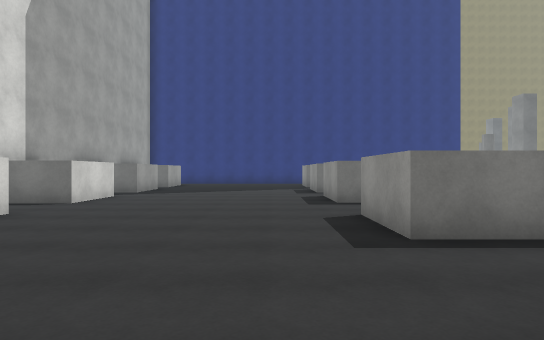
[1] (above)

22 first-person views from a walk through a Unity game level. The camera is 1.4 m above the floor, looks level and sees 75° across. The floor is counted in squares, 2 m on a side. Each view is taken from the middle of a square. On the plan, view 1 faces up. The plan holds only what a view shows up to about 11 squares ahead; the rest is blank. The place goes on beyond the plan. The player character is not drawn. Some animated figures are not drawn. Surface patterns are stand-ins for the level's own textures.

[2]
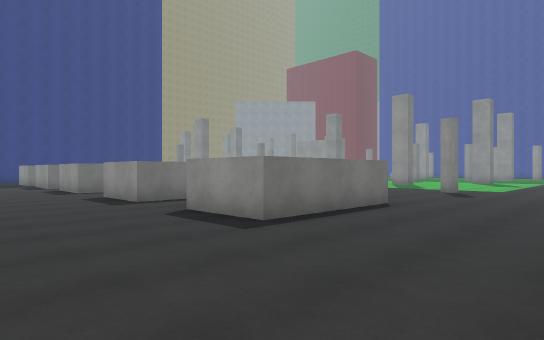

[3]
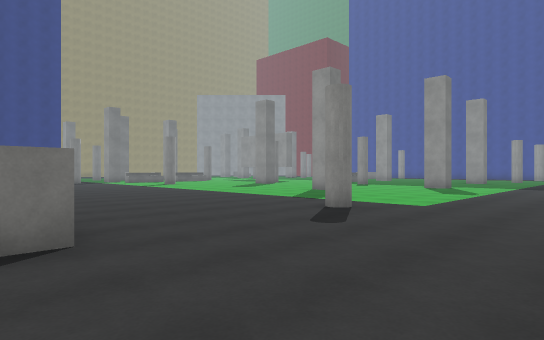

[4]
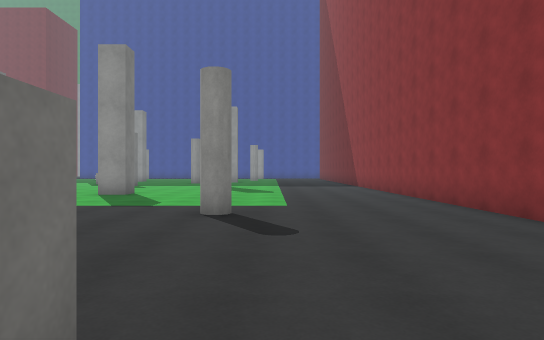

[5]
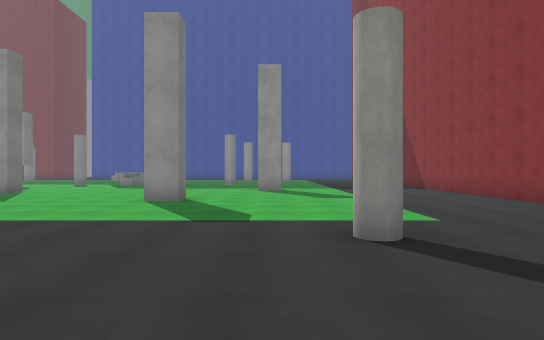

[6]
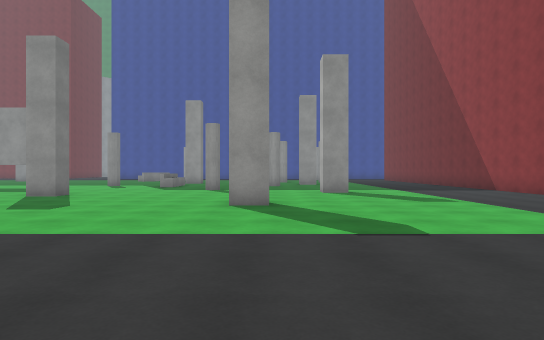

[7]
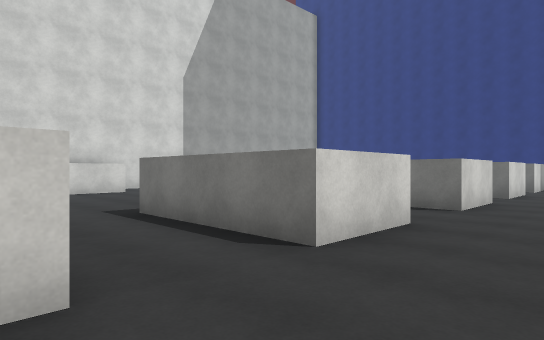

[8]
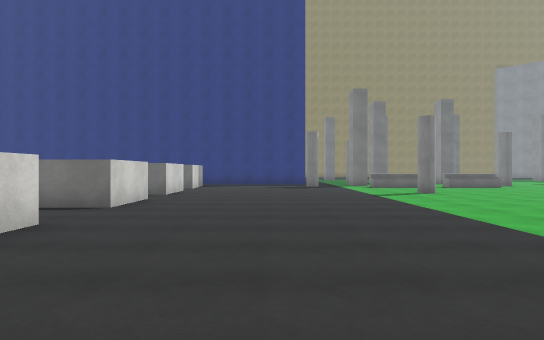

[9]
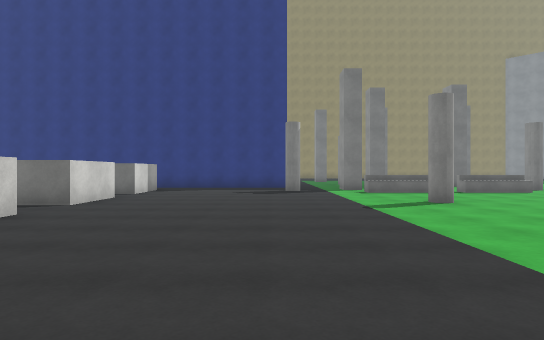

[10]
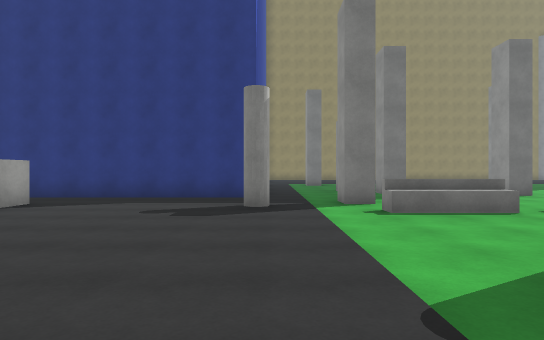

[11]
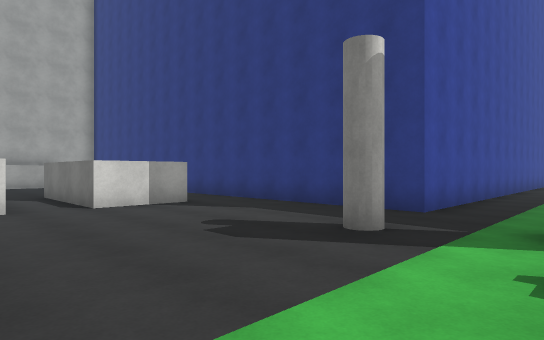

[12]
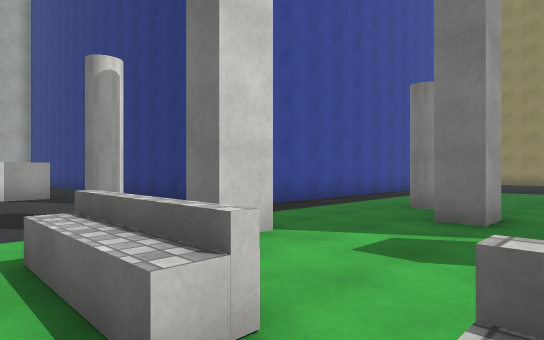

[13]
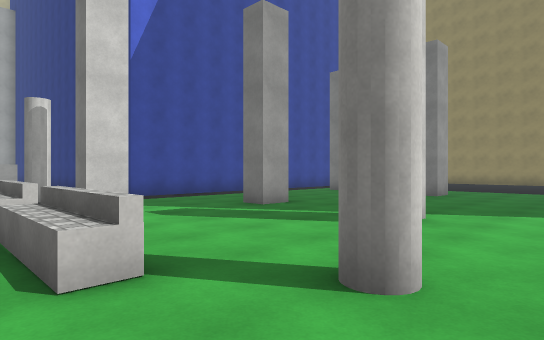

[14]
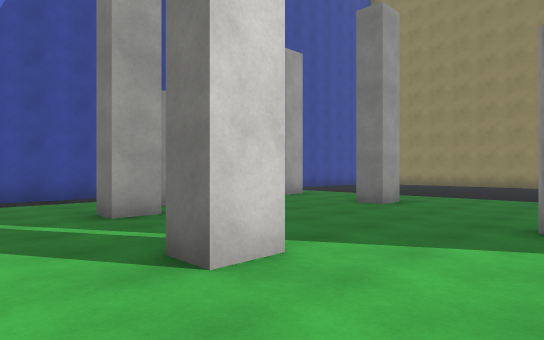

[15]
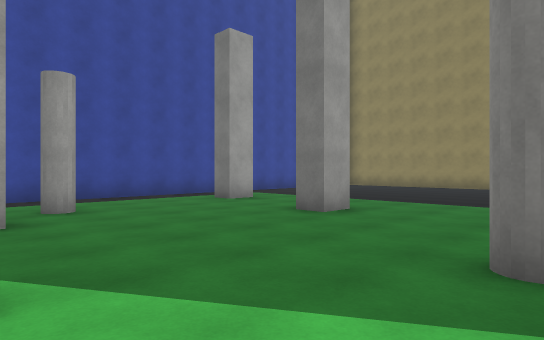

[16]
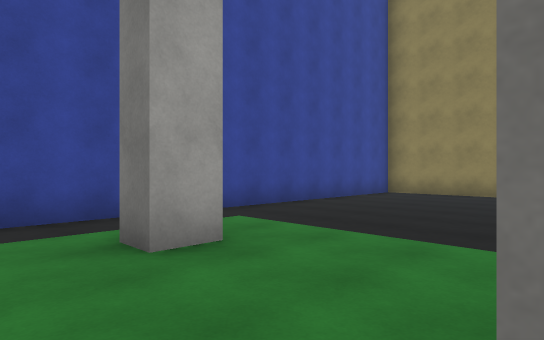

[17]
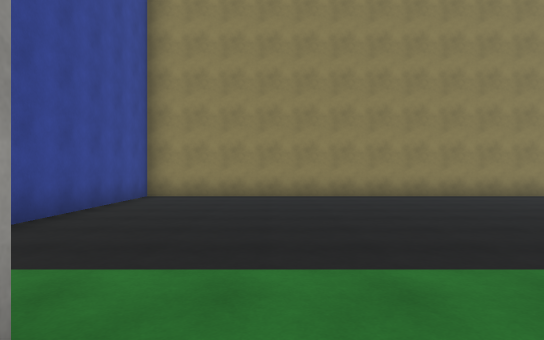

[18]
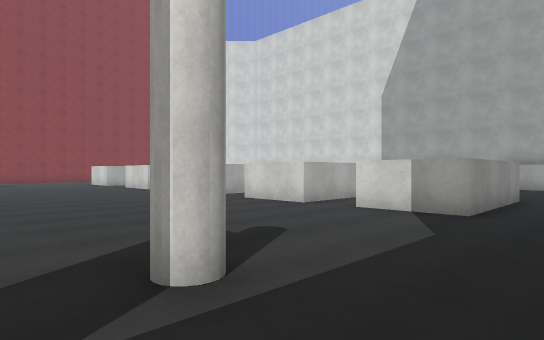

[19]
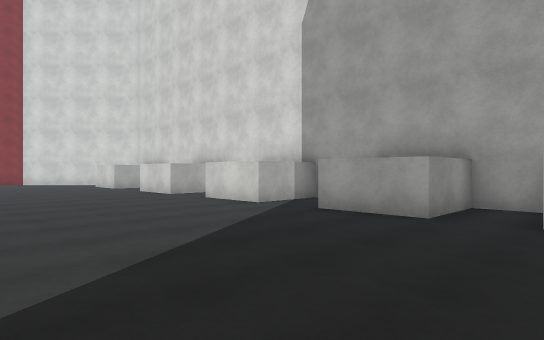

[20]
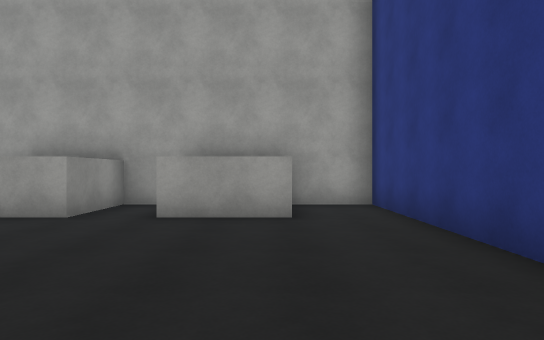

[21]
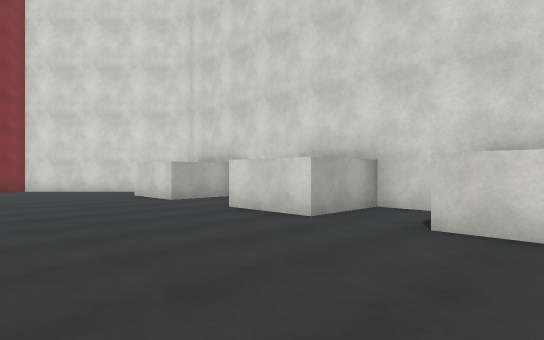

[22]
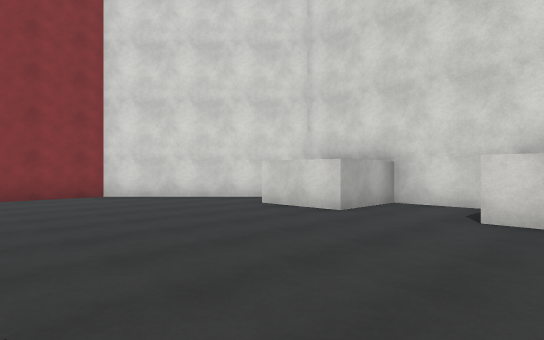

### Floor plan
Key: @ floor where view 1 was taken; # wall or solid block; x gap in a wall; . floor; O other object.
Columns run from 7 left of view 1 to 19 right of it. Each row starts with its distance up from view 1.
 34                 ###########
 33                 #..........
 32                 #..........
 31                 #.........
 30                 #.........
 29                 #........
 28                 #........
 27                 #........
 26                 # ........
 25                 #..#......
 24                 #.....#...
 23                 #.........
 22                 #........#.
 21                 #..#.......
 20                 #..........
 19                 #...#...#..
 18 ######   ########..........
 17 #..........................
 16 ###......####....#.x.....#.
 15   #......####......OOOOO..
 14 #........................ .
 13 ###...... ###...........
 12   #......  ##...........
 11   #......  ##.......#....
 10  ........  ..............
  9  ##......####...........#.
  8 ###......####.............
  7 #......... ...............
  6 #.........  ..............
  5 ###......#  #.............
  4   #......####............
  3 #.........................
  2 #.........................
  1 ###......#  #............#
  0   #....@.####....#........
 -1   ........................
 -2   #.......................
 -3   ##......................
 -4    ##..... . .............
 -5     ####        ##########

Positions as (right, up) in squares from view 1, and headings:
1: (0, 0), facing up
2: (-2, -4), facing up-right
3: (4, -4), facing up-right
4: (4, -1), facing right
5: (6, 1), facing right
6: (7, 3), facing right
7: (7, 1), facing up-left
8: (8, 1), facing up
9: (9, 4), facing up
10: (10, 9), facing up
11: (12, 12), facing up-left
12: (15, 14), facing up-left
13: (19, 14), facing up-left
14: (19, 17), facing up-left
15: (19, 19), facing up-left
16: (15, 23), facing up-left
17: (13, 24), facing up
18: (11, 18), facing down-left
19: (1, 15), facing down-left
20: (1, 16), facing left
21: (0, 9), facing down-left
22: (1, 5), facing down-left
